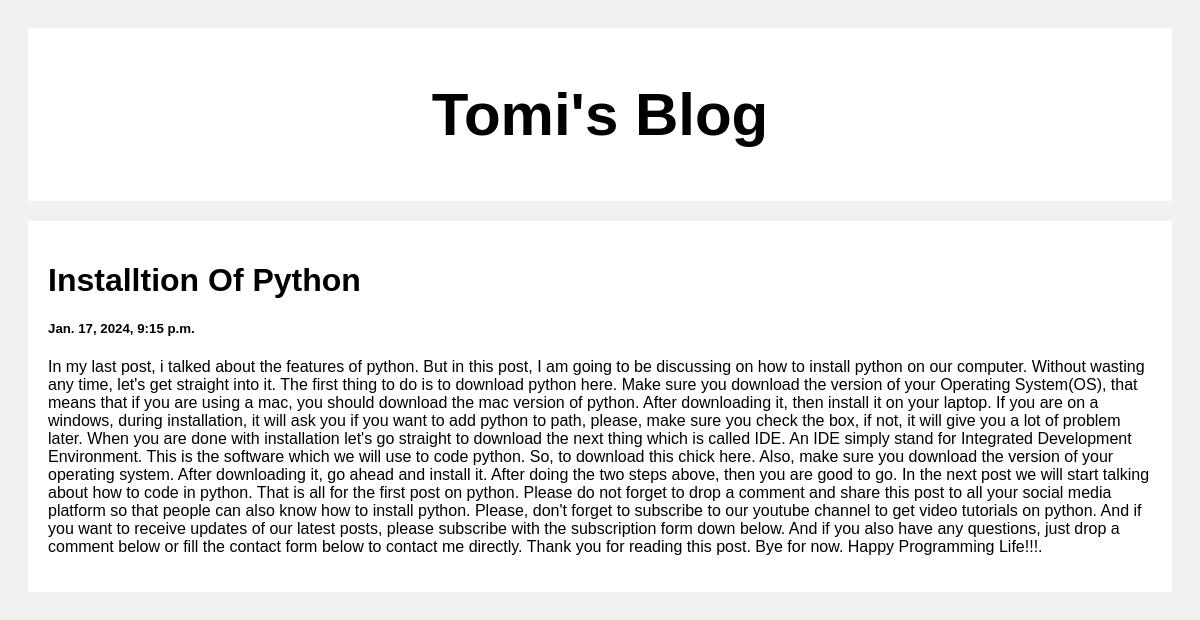
Screenshot of /post/3 with the database file from the repository.
### posts/models.py (models this page shows)
class Posts(models.Model):
    title = models.CharField(max_length=100)
    body = models.CharField(max_length=1000000)
    created_at = models.DateTimeField(default=datetime.now, blank=True)

### posts/views.py (the view)
# urls.py: path('post/<str:counter>', views.post, name="post"),
def post(request, counter):
    posts = Posts.objects.get(id=counter) #get the objects associated with id number of the database entry
    return render(request, 'posts.html', {'posts': posts})

### templates/posts.html (shortened to what this page needs)
<!DOCTYPE html>
<html>
<head>
</head>
<body>
<div class="header">
  <h2>Tomi's Blog</h2>
</div>
<div class="row">
  <div class="leftcolumn">
    <div class="card">
        <h1>{{posts.title}}</h1>
        <h5>{{posts.created_at}}</h5>
        <p>{{posts.body}}</p>
    </div>
  </div>
</div>
</body>
</html>

### templates/posts.html (style rules this page uses)
* { box-sizing: border-box; }
body { font-family: Arial; padding: 20px; background: #f1f1f1; }
.header { padding: 2px; font-size: 40px; text-align: center; background: white; }
.leftcolumn { float: left; width: 100%; }
.card { background-color: white; padding: 20px; margin-top: 20px; }
.row:after { content: ""; display: table; clear: both; }

### rows the page displays
Posts: title "Installtion Of Python", created_at "Jan. 17, 2024, 9:15 p.m.", body "In my last post, i talked about the features of python. But in this post, I am going to be discussing on how to install python on our computer. Without wasting any time, let's get straight into it. The first thing to do is to download python here. Make sure you download the version of your Operating System(OS), that means that if you are using a mac, you should download the mac version of python. After downloading it, then install it on your laptop. If you are on a windows, during installation, it will ask you if you want to add python to path, please, make sure you check the box, if not, it will give you a lot of problem later. When you are done with installation let's go straight to…"
